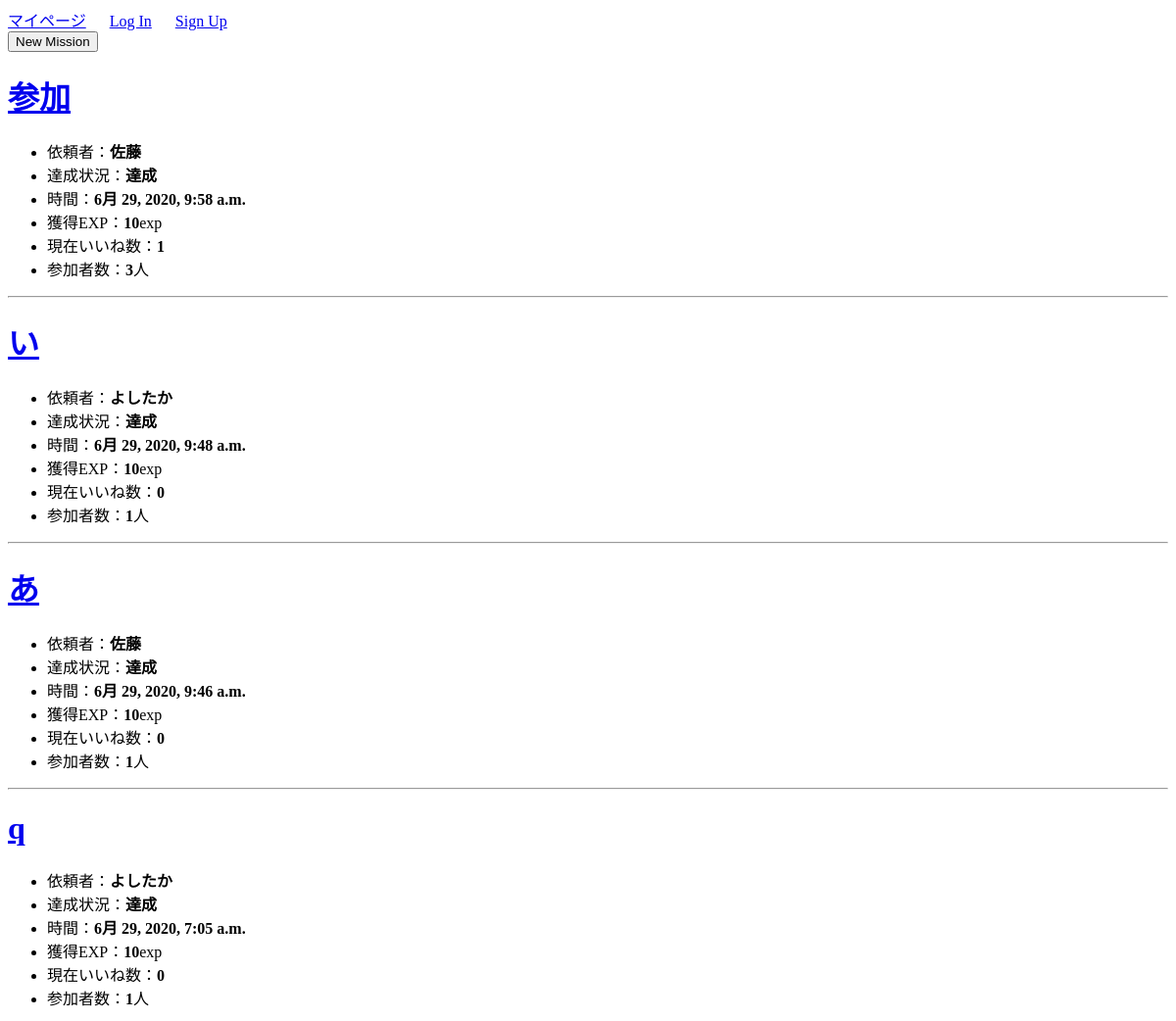
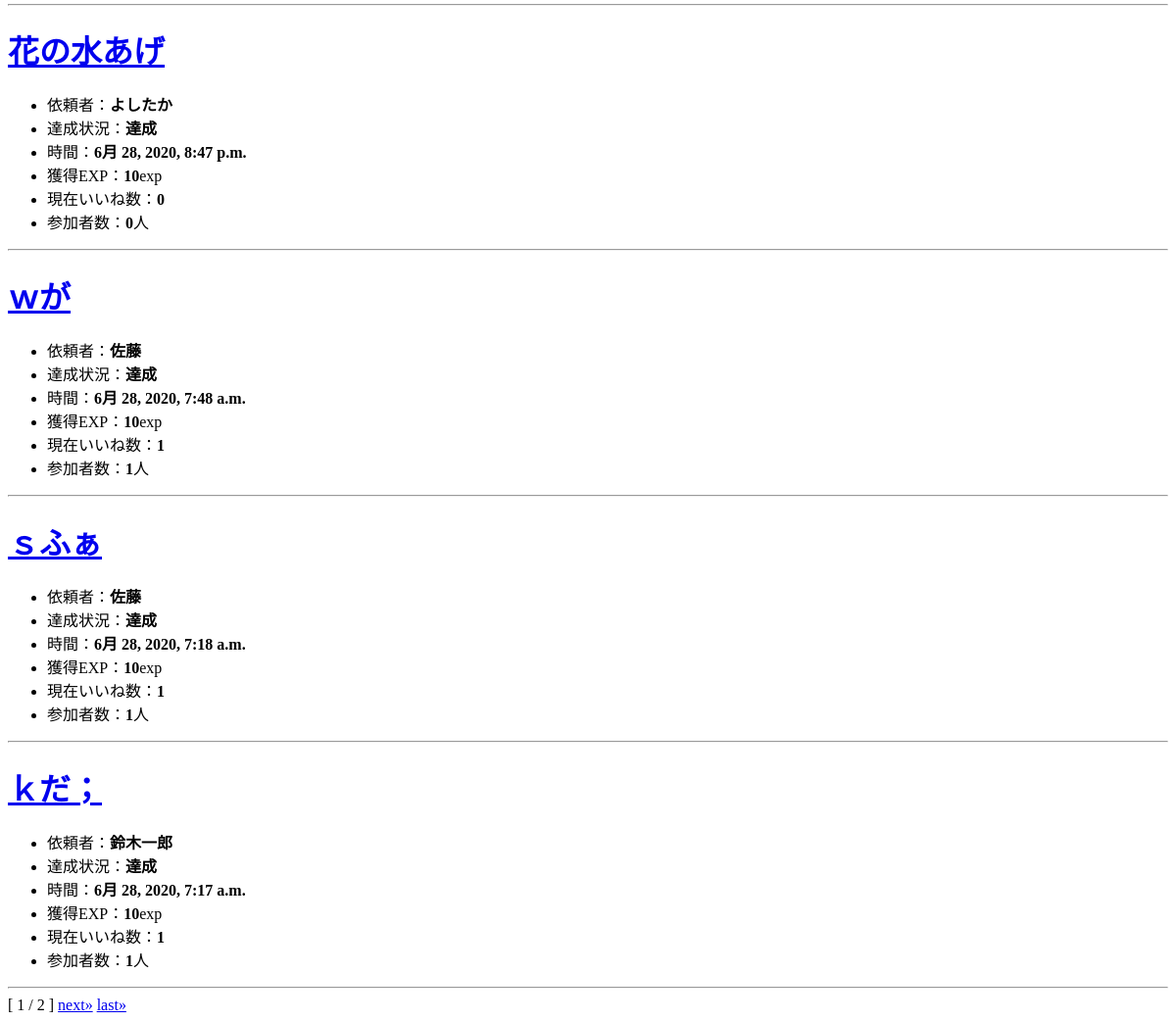
Page /mission/home/ on the earlier database version (2 pictures, top to bottom).
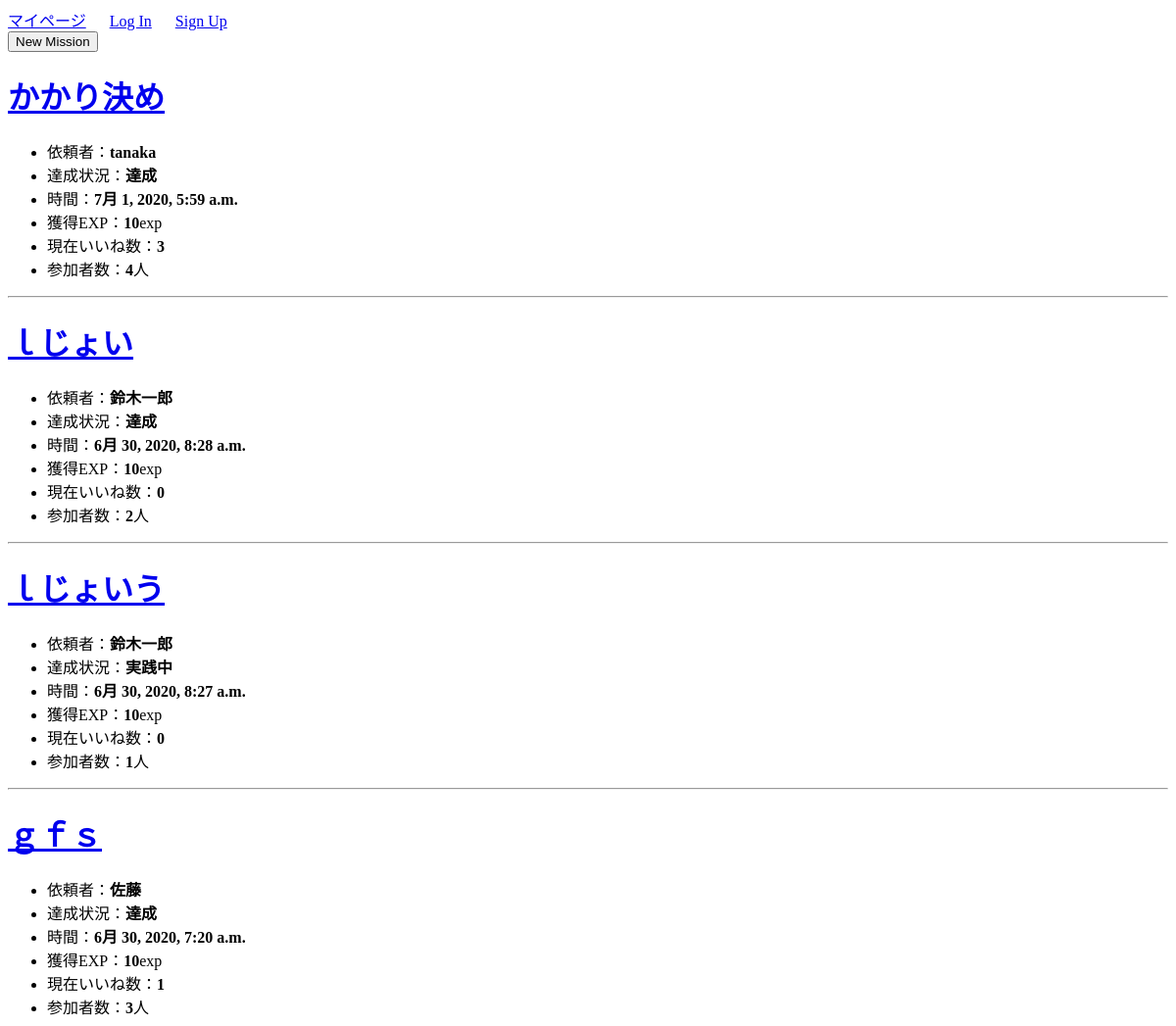
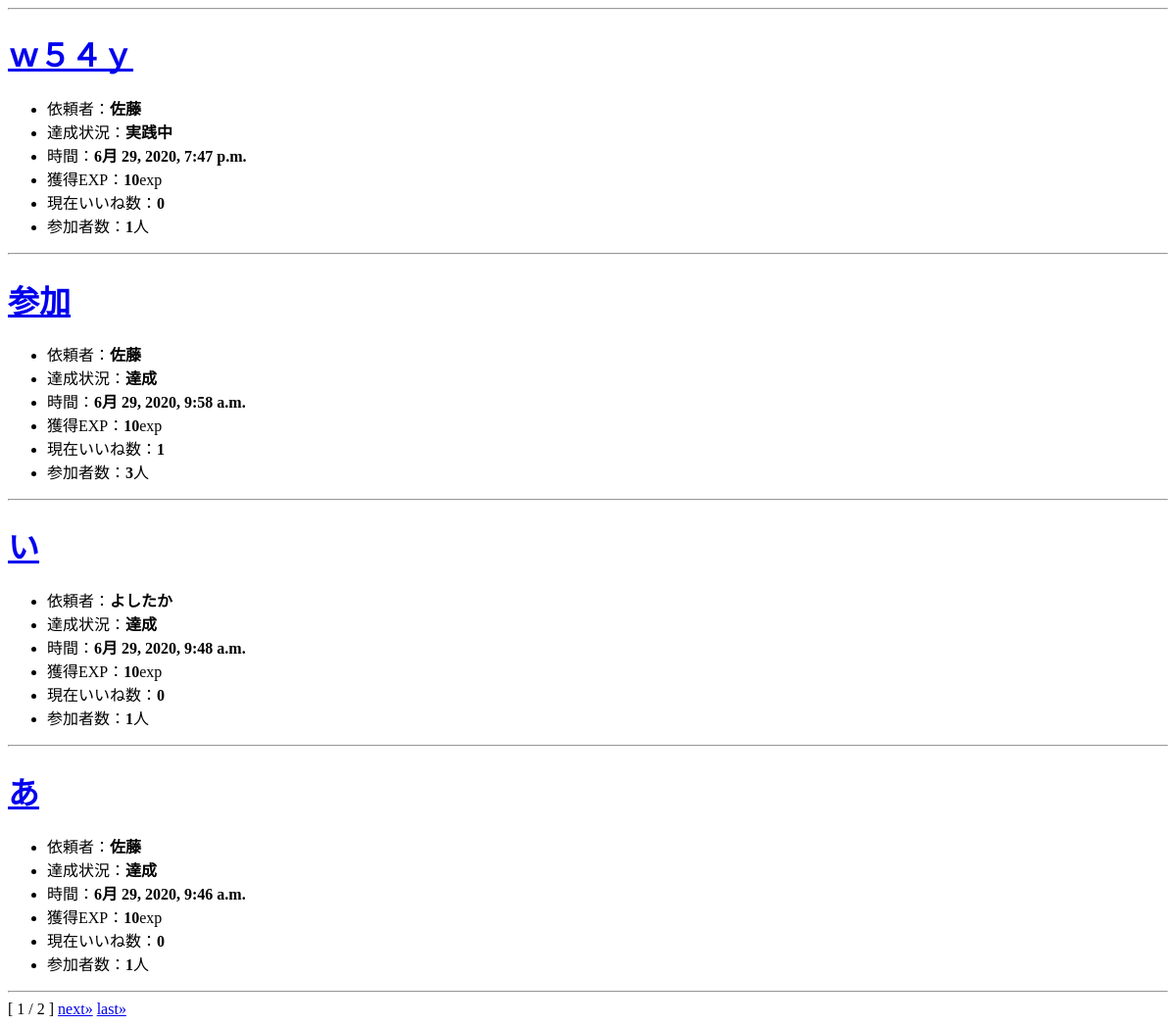
Same page on the later database version (2 pictures, top to bottom).
### mission/models.py (models this page shows, shortened)
class Mission(models.Model):
    author = models.ForeignKey(User, on_delete=models.CASCADE)
    title = models.CharField(max_length=100)
    content = models.TextField()
    date_posted = models.DateTimeField(default=timezone.now)
    mission_flg = models.IntegerField(choices=EXAMPLE_FLG, default=0)  # 達成状況(0:実践中 / 1:達成)
    cost_exp = models.IntegerField(default=3)                          # 作成時に消費されるポイント(使えていない)
    success_exp = models.IntegerField(default=10)                      # クリア報酬ポイント
    good_count = models.IntegerField(default=0)                        # いいね数
    participants = models.IntegerField(default=0)                      # 参加者数
    participants_list_text = models.CharField(max_length=200, default='')          # 参加者リスト(文字列で保存)
    participants_list = models.ManyToManyField(Profile)                # 参加者リスト(他対他)

### mission/views.py (the view)
class MissionListView(ListView):
    model = Mission
    template_name = 'mission/home.html'
    context_object_name = 'missions'
    paginate_by = 8
    ordering = ['-date_posted']

### mission/templates/mission/home.html (shortened to what this page needs)
{% extends 'mission/base.html' %}
{% block body %}
<div>
    <form action="{% url 'mission-create' %}">
        <button type="submit">New Mission</button>
    </form>
    {% for mission in missions %}
    <h1><a href="{% url 'mission-detail' mission.id %}">{{ mission.title }}</a></h1>
    <ul>
        <li>依頼者：<b>{{ mission.author }}</b></li>
        <li>達成状況：<b>{{ mission.get_mission_flg_display }}</b></li>
        <li>時間：<b>{{ mission.date_posted }}</b></li>
        <li>獲得EXP：<b>{{ mission.success_exp }}</b>exp</li>
        <li>現在いいね数：<b>{{ mission.good_count }}</b></li>
        <li>参加者数：<b>{{ mission.participants }}</b>人</li>
    </ul>
    <hr>
    {% endfor %}
        <span>[ {{ page_obj.number }} / {{ page_obj.paginator.num_pages }} ]</span>
    {% if page_obj.has_next %}
        <a href="?page={{ page_obj.next_page_number}}">next&raquo;</a>
        <a href="?page={{ page_obj.paginator.num_pages }}">last&raquo;</a>
    {% endif %}
</div>
{% endblock body %}

Differences in the rows shown:
no longer on this page (row unchanged): Mission: title "q", author "よしたか", mission_flg "達成", date_posted "6月 29, 2020, 7:05 a.m.", success_exp "10", good_count "0", participants "1"
no longer on this page (row unchanged): Mission: title "花の水あげ", author "よしたか", mission_flg "達成", date_posted "6月 28, 2020, 8:47 p.m.", success_exp "10", good_count "0", participants "0"
no longer on this page (row unchanged): Mission: title "ｗが", author "佐藤", mission_flg "達成", date_posted "6月 28, 2020, 7:48 a.m.", success_exp "10", good_count "1", participants "1"
no longer on this page (row unchanged): Mission: title "ｓふぁ", author "佐藤", mission_flg "達成", date_posted "6月 28, 2020, 7:18 a.m.", success_exp "10", good_count "1", participants "1"
no longer on this page (row unchanged): Mission: title "ｋだ；", author "鈴木一郎", mission_flg "達成", date_posted "6月 28, 2020, 7:17 a.m.", success_exp "10", good_count "1", participants "1"
added Mission: title "かかり決め", author "tanaka", mission_flg "達成", date_posted "7月 1, 2020, 5:59 a.m.", success_exp "10", good_count "3", participants "4"
added Mission: title "ｌじょい", author "鈴木一郎", mission_flg "達成", date_posted "6月 30, 2020, 8:28 a.m.", success_exp "10", good_count "0", participants "2"
added Mission: title "ｌじょいう", author "鈴木一郎", mission_flg "実践中", date_posted "6月 30, 2020, 8:27 a.m.", success_exp "10", good_count "0", participants "1"
added Mission: title "ｇｆｓ", author "佐藤", mission_flg "達成", date_posted "6月 30, 2020, 7:20 a.m.", success_exp "10", good_count "1", participants "3"
added Mission: title "ｗ５４ｙ", author "佐藤", mission_flg "実践中", date_posted "6月 29, 2020, 7:47 p.m.", success_exp "10", good_count "0", participants "1"
